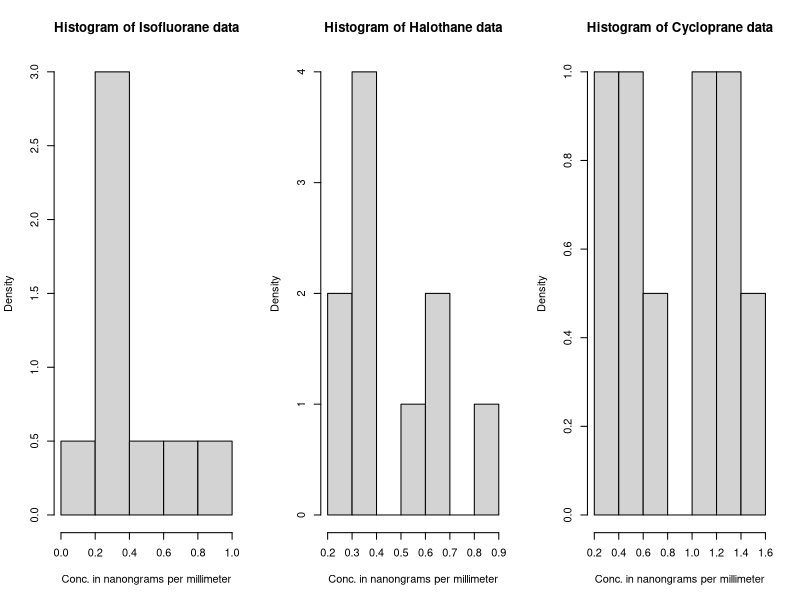
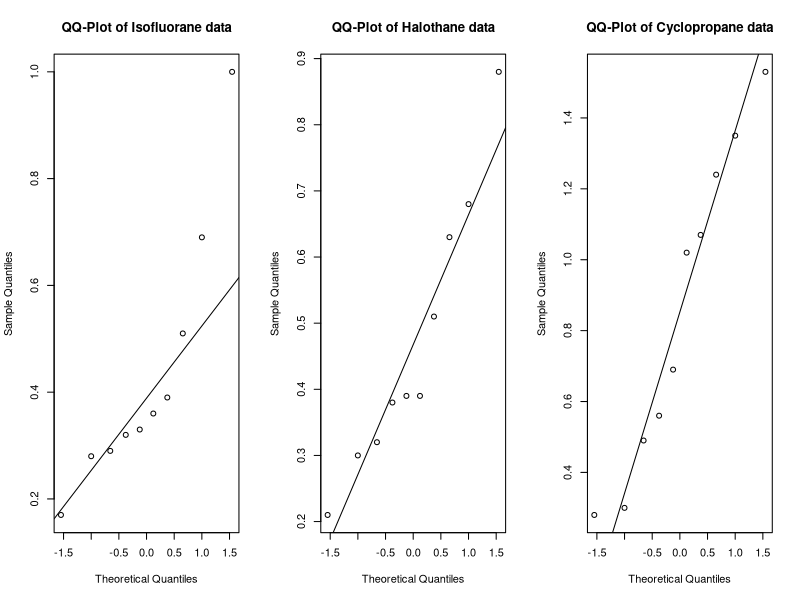

These figures' R source, in order:
## ---- chunk 1
knitr::opts_chunk$set(echo = TRUE)
## ---- chunk 2
dogs_data = read.table("dogs.txt",header=TRUE)
Isofluorane = dogs_data$isofluorane
Halothane = dogs_data$halothane
Cyclopropane = dogs_data$cyclopropane

## ---- chunk 3
par(mfrow=c(1,3))
hist(Isofluorane,main="Histogram of Isofluorane data",probability = TRUE,xlab="Conc. in nanongrams per millimeter")
hist(Halothane,main="Histogram of Halothane data", probability = TRUE, xlab="Conc. in nanongrams per millimeter")
#par(mfrow=c(1,1))
hist(Cyclopropane,main="Histogram of Cycloprane data", probability = TRUE, xlab="Conc. in nanongrams per millimeter")
## ---- chunk 4
par(mfrow=c(1,3))
qqnorm(Isofluorane,main="QQ-Plot of Isofluorane data")
qqline(Isofluorane)
qqnorm(Halothane,main="QQ-Plot of Halothane data")
qqline(Halothane)
qqnorm(Cyclopropane,main="QQ-Plot of Cyclopropane data")
qqline(Cyclopropane)
## ---- chunk 5
print(shapiro.test(Isofluorane))
print(shapiro.test(Halothane))
print(shapiro.test(Cyclopropane))
## ---- chunk 6

print(cor.test(Isofluorane,Halothane,method=c("spearman")))
## ---- chunk 7
print(ks.test(Isofluorane,Halothane))
## ---- chunk 8
print(paste("Length of datasamples : ",length(Isofluorane),length(Halothane),length(Cyclopropane)))
## ---- chunk 9
#Creating DataFrame

df = data.frame(Concentration=as.vector(as.matrix(dogs_data)),An_Type=factor(rep(1:3,each=10)))

#Creating Linear Model
mod_1 = lm(Concentration ~ An_Type, data=df)

#Performing ANOVA Test
anova(mod_1)

#Printing output parameters of our Linear Model
summary(mod_1)
## ---- chunk 10
confint(mod_1)
## ---- chunk 11
Concentration = df$Concentration
Anesthesia_Type = df$An_Type
kruskal.test(Concentration ~ Anesthesia_Type, data = df)
